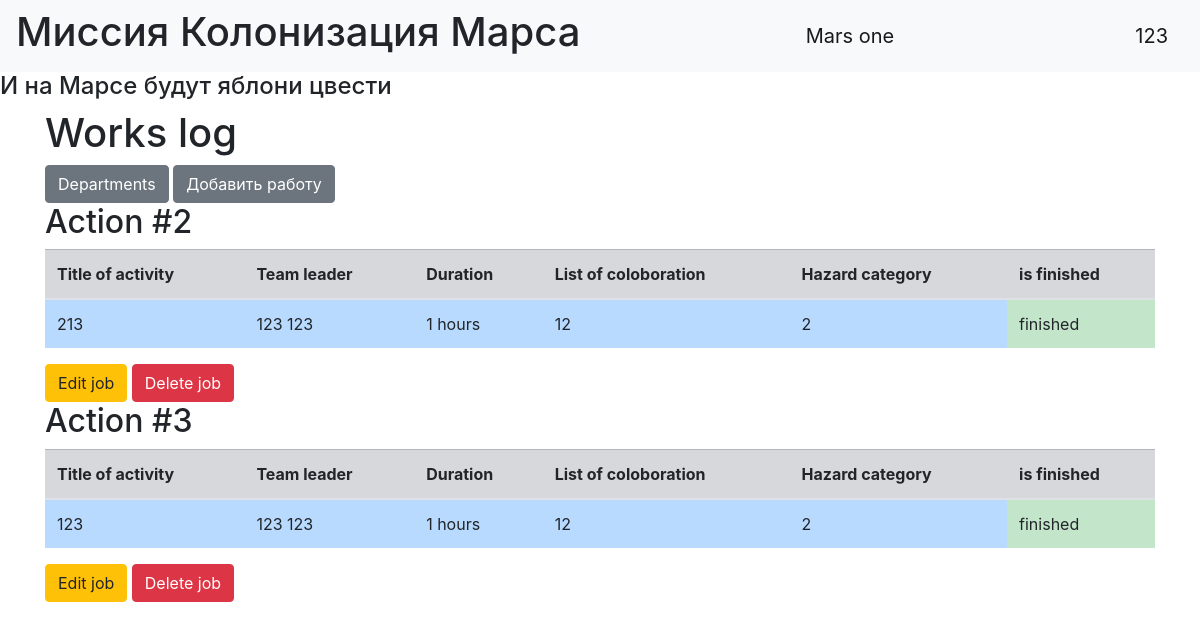
Screenshot of /index (signed in) with the database file from the repository.
### data/users.py (models this page shows, shortened)
class User(SqlAlchemyBase, UserMixin):
    __tablename__ = 'users'
    id = sqlalchemy.Column(sqlalchemy.Integer,
                           primary_key=True,
                           autoincrement=True)
    surname = sqlalchemy.Column(sqlalchemy.String,
                                nullable=True)
    name = sqlalchemy.Column(sqlalchemy.String,
                             nullable=True)
    age = sqlalchemy.Column(sqlalchemy.Integer,
                            nullable=True)
    position = sqlalchemy.Column(sqlalchemy.String,
                                 nullable=True)
    address = sqlalchemy.Column(sqlalchemy.String,
                                nullable=True)
    email = sqlalchemy.Column(sqlalchemy.String,
                              index=True,
                              unique=True,
                              nullable=True)
    speciality = sqlalchemy.Column(sqlalchemy.String,
                                   nullable=True)
    hashed_password = sqlalchemy.Column(sqlalchemy.String,
                                        nullable=True)
    modified_date = sqlalchemy.Column(sqlalchemy.DateTime,
                                      default=datetime.datetime.now)
    jobs = orm.relation("Jobs", back_populates='user')
    department = orm.relation("Department", back_populates='user')

### data/jobs.py (models this page shows)
class Jobs(SqlAlchemyBase, UserMixin):
    __tablename__ = 'jobs'
    id = sqlalchemy.Column(sqlalchemy.Integer,
                           primary_key=True,
                           autoincrement=True)
    job = sqlalchemy.Column(sqlalchemy.String,
                            nullable=True)
    work_size = sqlalchemy.Column(sqlalchemy.INTEGER)
    collaborators = sqlalchemy.Column(sqlalchemy.String,
                                      nullable=True)
    start_date = sqlalchemy.Column(sqlalchemy.DateTime,
                                   default=datetime.datetime.now)
    end_date = sqlalchemy.Column(sqlalchemy.DateTime,
                                 default=datetime.datetime.now)
    is_finished = sqlalchemy.Column(sqlalchemy.BOOLEAN,
                                    nullable=True)
    team_leader_id = sqlalchemy.Column(sqlalchemy.Integer, sqlalchemy.ForeignKey("users.id"))
    category_id = sqlalchemy.Column(sqlalchemy.Integer, sqlalchemy.ForeignKey("categories.id"))
    category = orm.relation('Category')
    user = orm.relation('User')

### data/categories.py (models this page shows)
class Category(SqlAlchemyBase, UserMixin):
    __tablename__ = 'categories'
    id = sqlalchemy.Column(sqlalchemy.Integer,
                           primary_key=True, autoincrement=True)
    danger_activities = sqlalchemy.Column(sqlalchemy.Integer, nullable=True)
    jobs = orm.relation("Jobs", back_populates='category')

### main.py (the view)
@app.route('/')
@app.route('/index')
def index():
    db_sess = db_session.create_session()
    if current_user.is_authenticated:
        jobs = db_sess.query(Jobs).filter(
            (Jobs.user == current_user) | (Jobs.is_finished != True))
    else:
        jobs = db_sess.query(Jobs).filter(Jobs.is_finished != True)
    return render_template("index.html", jobs=jobs)

### data/db_session.py (called while the page is built)
def create_session() -> Session:
    global __factory
    return __factory()

### main.py (called while the page is built)
@login_manager.user_loader
def load_user(user_id):
    db_sess = db_session.create_session()
    return db_sess.query(User).get(user_id)

### templates/index.html
{% extends "base.html" %}
{% block content %}
<h1>Works log</h1>
{% if current_user.is_authenticated %}
    <a href="departments" class="btn btn-secondary">Departments</a>
    <a href="jobs" class="btn btn-secondary">Добавить работу</a>
{% endif %}
{% for item in jobs %}
<h2>Action #{{item.id}}</h2>
<table class="table">
  <thead>
    <tr class="table-secondary">
      <th scope="col">Title of activity</th>
      <th scope="col">Team leader</th>
      <th scope="col">Duration</th>
      <th scope="col">List of coloboration</th>
       <th scope="col">Hazard category</th>
      <th scope="col">is finished</th>
    </tr>
  </thead>
  <tbody>
    <tr>
      <td class="table-primary">{{item.job}}</td>
      <td class="table-primary">{{item.user.surname}} {{item.user.name}}</td>
      <td class="table-primary">{{item.work_size}} hours</td>
      <td class="table-primary">{{item.collaborators}}</td>
      <td class="table-primary">{{item.category.danger_activities}}</td>
      {% if item.is_finished == False %}
        <td class="table-danger">is not finished</td>
      {% else %}
        <td class="table-success">finished</td>
      {% endif %}
    </tr>
  </tbody>
</table>
{% if current_user.is_authenticated and (current_user.id == item.user.id or current_user.id == 1) %}
<div>
  <a href="/jobs/{{ item.id }}" class="btn btn-warning">
      Edit job
  </a>
  <a href="/jobs_delete/{{ item.id }}" class="btn btn-danger">
      Delete job
  </a>
</div>
{% endif %}
{% endfor %}
{% endblock %}

### templates/base.html (shortened to what this page needs)
<!doctype html>
<html lang="en">
<head>
    <link rel="stylesheet" type="text/css" href="../static/css/style.css" />
    <link rel="stylesheet"
          href="https://stackpath.bootstrapcdn.com/bootstrap/4.4.1/css/bootstrap.min.css"
>
</head>
<body>
<header>
    <nav class="navbar navbar-light bg-light">
        <h1>Миссия Колонизация Марса</h1>
        <a class="navbar-brand" href="#">Mars one</a>
        {% if current_user.is_authenticated %}
          <a class="navbar-brand" href="/logout">{{ current_user.name }}</a>
        {% else %}
        <p>
          <a class="btn btn-primary " href="/register">Зарегистрироваться</a>
          <a class="btn btn-success" href="/login">Войти</a>
        </p>
        {% endif %}
    </nav>
</header>
<h4>И на Марсе будут яблони цвести</h4>
<main role="main" class="container">
    {% block content %}
    {% endblock %}
</main>
</body>
</html>

### rows the page displays
User: name "123"
Jobs: id "2", job "213", user.surname "123", user.name "123", work_size "1", collaborators "12", category.danger_activities "2", is_finished "finished"
Jobs: id "3", job "123", user.surname "123", user.name "123", work_size "1", collaborators "12", category.danger_activities "2", is_finished "finished"
